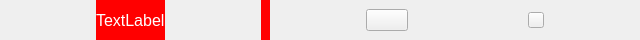
<?xml version="1.0" encoding="UTF-8"?>
<ui version="4.0">
 <class>PGChannel</class>
 <widget class="QWidget" name="PGChannel">
  <property name="geometry">
   <rect>
    <x>0</x>
    <y>0</y>
    <width>640</width>
    <height>40</height>
   </rect>
  </property>
  <property name="maximumSize">
   <size>
    <width>16777215</width>
    <height>40</height>
   </size>
  </property>
  <property name="windowTitle">
   <string>Form</string>
  </property>
  <layout class="QHBoxLayout" name="horizontalLayout">
   <property name="spacing">
    <number>0</number>
   </property>
   <property name="leftMargin">
    <number>0</number>
   </property>
   <property name="topMargin">
    <number>0</number>
   </property>
   <property name="rightMargin">
    <number>0</number>
   </property>
   <property name="bottomMargin">
    <number>0</number>
   </property>
   <item>
    <spacer name="alignmentSpacer">
     <property name="orientation">
      <enum>Qt::Horizontal</enum>
     </property>
     <property name="sizeHint" stdset="0">
      <size>
       <width>40</width>
       <height>20</height>
      </size>
     </property>
    </spacer>
   </item>
   <item>
    <widget class="QLabel" name="ChannelLabel">
     <property name="sizePolicy">
      <sizepolicy hsizetype="Maximum" vsizetype="Preferred">
       <horstretch>3</horstretch>
       <verstretch>0</verstretch>
      </sizepolicy>
     </property>
     <property name="styleSheet">
      <string notr="true">QLabel
{  
  
  font-size: 16px;
  font-weight: normal;
  font-style: normal;
  text-align: left;
  color: #ffffff;
background-color:red;
border: 0px solid red;
margin:0px;
padding:0px;
}</string>
     </property>
     <property name="text">
      <string>TextLabel</string>
     </property>
    </widget>
   </item>
   <item>
    <spacer name="horizontalSpacer_3">
     <property name="orientation">
      <enum>Qt::Horizontal</enum>
     </property>
     <property name="sizeHint" stdset="0">
      <size>
       <width>60</width>
       <height>20</height>
      </size>
     </property>
    </spacer>
   </item>
   <item>
    <widget class="QLabel" name="DioLabel">
     <property name="styleSheet">
      <string notr="true">QLabel
{  
  
  font-size: 16px;
  font-weight: normal;
  font-style: normal;
  text-align: left;
  color: #ffffff;
background-color:red;
border: 0px solid red;
margin:0px;
padding:0px;
}</string>
     </property>
     <property name="text">
      <string/>
     </property>
    </widget>
   </item>
   <item>
    <spacer name="horizontalSpacer_4">
     <property name="orientation">
      <enum>Qt::Horizontal</enum>
     </property>
     <property name="sizeHint" stdset="0">
      <size>
       <width>40</width>
       <height>20</height>
      </size>
     </property>
    </spacer>
   </item>
   <item>
    <widget class="QPushButton" name="pushButton">
     <property name="sizePolicy">
      <sizepolicy hsizetype="Minimum" vsizetype="Fixed">
       <horstretch>2</horstretch>
       <verstretch>0</verstretch>
      </sizepolicy>
     </property>
     <property name="styleSheet">
      <string notr="true">QPushButton {
  min-height: 20px;
  max-height: 20px;
  min-width: 40px;
  max-width: 40px;
}

QPushButton:checked {
  border-image: url(:/icons/setup_btn_checked.svg);
}

QPushButton:hover:checked {
  border-image: url(:/icons/setup_btn_checked_hover.svg);
}

QPushButton:hover:!checked {
  border-image: url(:/icons/setup_btn_hover.svg);
}

QPushButton:!checked {
  border-image: url(:/icons/setup_btn_unchecked.svg);
}</string>
     </property>
     <property name="text">
      <string/>
     </property>
    </widget>
   </item>
   <item>
    <spacer name="horizontalSpacer">
     <property name="orientation">
      <enum>Qt::Horizontal</enum>
     </property>
     <property name="sizeHint" stdset="0">
      <size>
       <width>120</width>
       <height>20</height>
      </size>
     </property>
    </spacer>
   </item>
   <item>
    <widget class="QPushButton" name="pushButton_2">
     <property name="styleSheet">
      <string notr="true">QPushButton {
  min-height: 14px;
  min-width: 14px;
  max-width: 14px;
  max-height: 14px;
  border-image: url(:/icons/red_x.svg);
}</string>
     </property>
     <property name="text">
      <string/>
     </property>
    </widget>
   </item>
   <item>
    <spacer name="horizontalSpacer_5">
     <property name="orientation">
      <enum>Qt::Horizontal</enum>
     </property>
     <property name="sizeHint" stdset="0">
      <size>
       <width>40</width>
       <height>20</height>
      </size>
     </property>
    </spacer>
   </item>
  </layout>
 </widget>
 <resources/>
 <connections/>
</ui>
